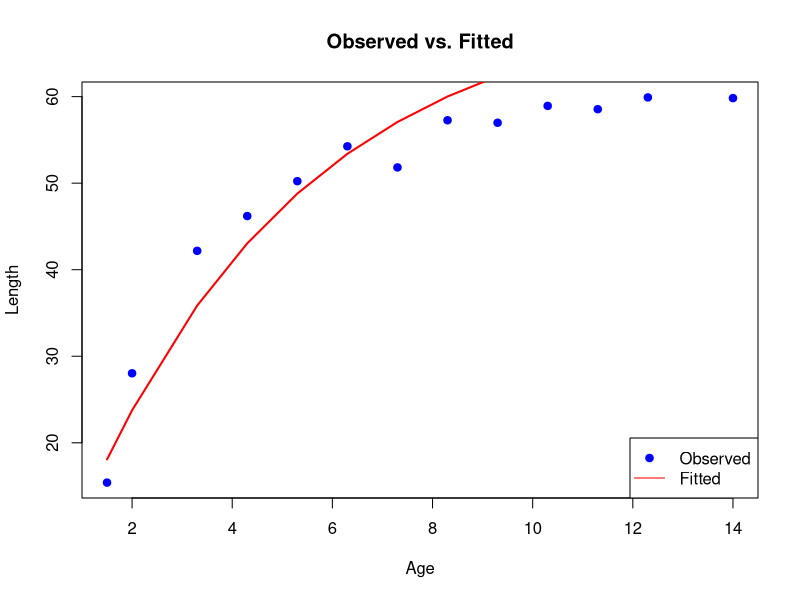

Recreate this plot in R.
## ---- chunk 1
knitr::opts_chunk$set(echo = TRUE)
## ---- chunk 2
# Sample data (replace with your actual Pacific hake data)
hake_data <- data.frame(
  age = c(1.5, 2, 3.3, 4.3, 5.3, 6.3, 7.3, 8.3, 9.3, 10.3, 11.3, 12.3, 14),
  length = c(15.4, 28.03, 42.18, 46.2, 50.23, 54.26, 51.82, 57.27, 56.98, 58.93, 58.55, 59.91, 59.83)
)
## ---- chunk 3
# Define the von Bertalanffy growth function
vb_func <- function(t, Linf, K, t0) {
  Linf * (1 - exp(-K * (t - t0)))
}

# Define the negative log-likelihood function
nll_lognormal_vb <- function(params, data) {
  Linf <- params[1]
  K <- params[2]
  t0 <- params[3]
  sigma2 <- params[4]

  age <- data$age
  length_obs <- data$length
  length_pred <- vb_func(age, Linf, K, t0)

  # Check for invalid parameter or prediction
  if (Linf <= 0 || K <= 0 || sigma2 <= 0 || any(length_pred <= 0)) {
    return(Inf)
  }

  n <- length(length_obs)
  sigma <- sqrt(sigma2)
  residuals <- log(length_obs) - log(length_pred)

  # NLL without log(2*pi) term
  nll <- n * log(sigma) + sum(residuals^2) / (2 * sigma^2)
  return(nll)
}


# Initial guesses for the parameters
initial_params <- c(Linf = max(hake_data$length) * 1.2, K = 0.1, t0 = -1, sigma2 = 0.05)

# Perform the optimization using optim()
#Automatically find a set of parameters (Linf, K, t0, and σ²) that make the lognormal model best fit the observed age and length data of Pacific hake.

fit <- optim(par = initial_params,
             fn = nll_lognormal_vb,
             data = hake_data,
             method = "L-BFGS-B",
             lower = c(10, 0.0001, -10, 0.00001),  # min bounds
             upper = c(100, 1, 10, 2))             # max bounds


# Extract the estimated parameters
estimated_Linf <- fit$par["Linf"]
estimated_K <- fit$par["K"]
estimated_t0 <- fit$par["t0"]
estimated_sigma2 <- fit$par["sigma2"]

# Print the results
cat("Estimated parameters:\n")
cat("L_infinity (Linf):", estimated_Linf, "\n")
cat("Growth rate (K):", estimated_K, "\n")
cat("Theoretical age at zero length (t0):", estimated_t0, "\n")
cat("Variance of the log-normal error (sigma^2):", estimated_sigma2, "\n")

# You can also look at the convergence of the optimization
cat("Convergence code:", fit$convergence, "\n")
cat("Message:", fit$message, "\n")
## ---- chunk 4
# Plot observed vs predicted
plot(hake_data$age, hake_data$length, pch = 19, col = "blue", main = "Observed vs. Fitted", xlab = "Age", ylab = "Length")
lines(hake_data$age, vb_func(hake_data$age, estimated_Linf, estimated_K, estimated_t0), col = "red", lwd = 2)
legend("bottomright", legend = c("Observed", "Fitted"), col = c("blue", "red"), pch = c(19, NA), lty = c(NA, 1))


